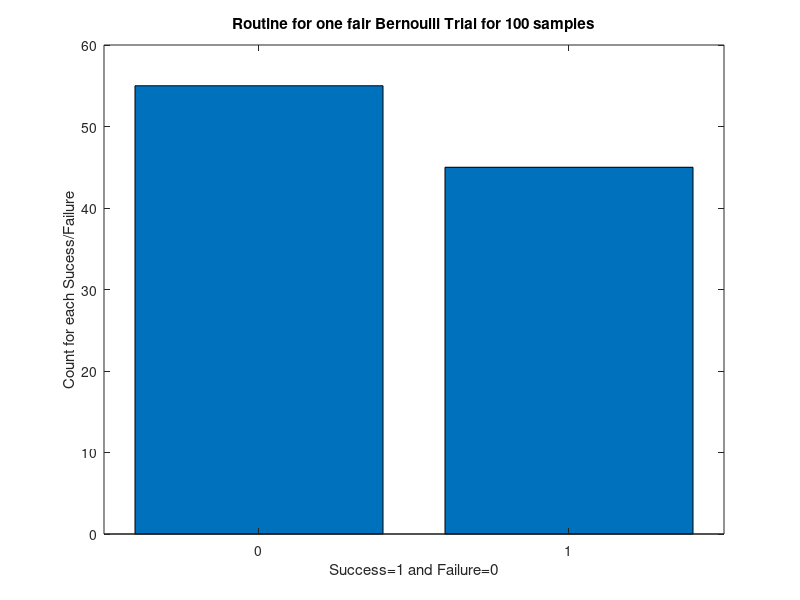

This figure's MATLAB source:
clc;
close all;

%Initialization of variables
size = 10;
x = rand(size);   %To generate 100 uniform random numbers
A=2;
count = zeros(size*size,1);
count_final = zeros(A,1);
count1=0;
count0=0;

%Generate a fair Bernoulli trial for 100 samples
for i=1:100
    if(x(i)>=0.5)
        count(i)=1;
        count1=count1+1;
    else
        count(i)=0;
        count0=count0+1;
    end
end

%count successes for all samples
for j = 1:size*size
    for i = 1:A
       if count(j) == i-1
           count_final(i,1) = count_final(i,1)+1;
       end
    end
end

disp("No. of Successes are: ");
disp(count1)
disp("No. of Failures are: ");
disp(count0);

%Plotting Histogram of the data
bar(0:1,count_final);
xlabel("Success=1 and Failure=0");
ylabel("Count for each Sucess/Failure");
title("Routine for one fair Bernoulli Trial for 100 samples");


